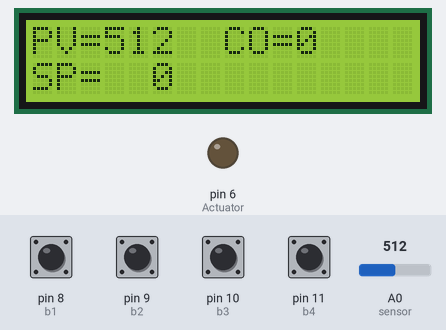
A sketch run on a simulated Arduino Uno, built with avr-gcc and run on an emulated ATmega328P. Parts: 16×2 character LCD, output pins drawn as LEDs (lit = HIGH). Inputs (shaded band) come from the test bench; at power-on: pin 8 (b1), pin 9 (b2), pin 10 (b3), pin 11 (b4) HIGH, A0 (sensor) = 512. What the sketch prints to the serial monitor is not drawn.

Above: at 1.2 s.
1.3 s: pin 8 (b1) pulled LOW for 0.15 s
At 2.3 s:
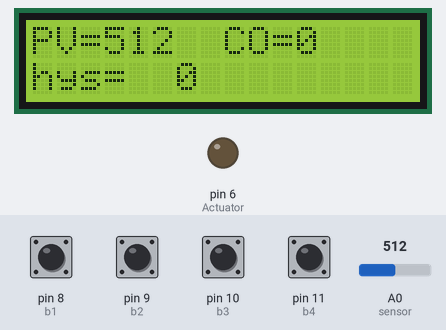
2.9 s: A0 (sensor) set to 0
At 3.5 s:
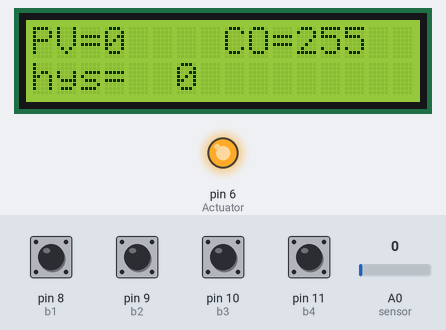
4.5 s: pin 9 (b2) pulled LOW for 0.15 s
At 5.1 s:
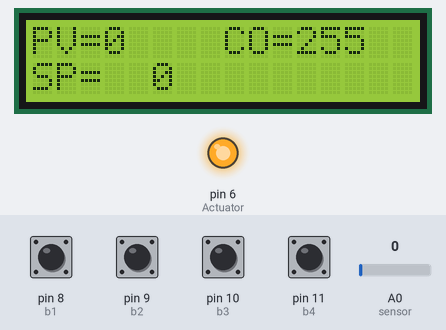
6.1 s: pin 10 (b3) pulled LOW for 0.15 s
At 7.2 s:
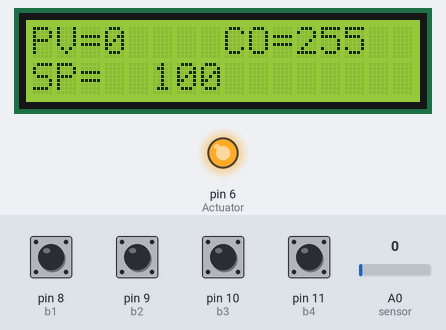
7.7 s: A0 (sensor) set to 95
At 8.6 s:
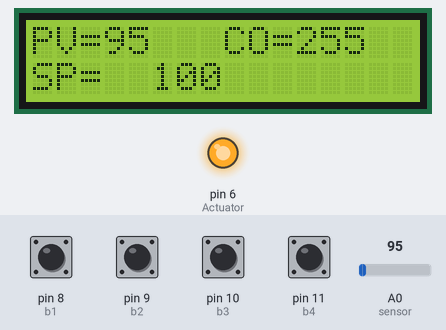
9.3 s: A0 (sensor) set to 108
At 10.9 s:
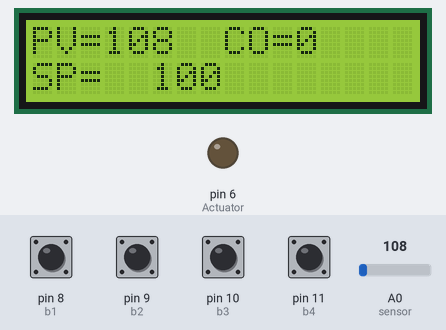
Timing chart, 0 to 12.0 s (numbered marks = the images above; inputs shaded):
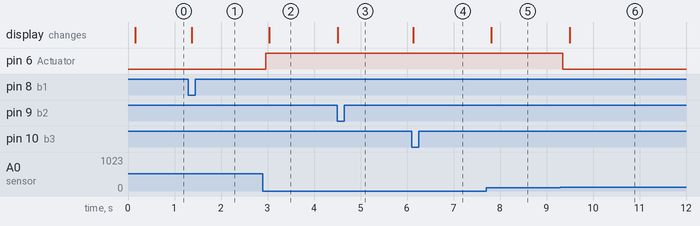

Measured:
- the behaviour switches between 100 and 101 on A0 (sensor) (found by bisection; images 5 and 6)
- after the input at 1.3 s, the display: changes after 0.07 s (image 1)
- after the input at 2.9 s, pin 6 (Actuator): LOW → HIGH after 0.06 s; the display: changes after 0.14 s (image 2)
- after the input at 4.5 s, the display: changes at once (image 3)
- after the input at 6.1 s, the display: changes at once (image 4)
- after the input at 7.7 s, the display: changes after 0.11 s (image 5)
- after the input at 9.3 s, pin 6 (Actuator): HIGH → LOW after 0.05 s; the display: changes after 0.20 s (image 6)

The sketch:

Ulrick_Takam_-_OnOff.ino
```cpp
// On/Off Mode

int sensor = A0; //assign A0 value to integer sensor
int Actuator= 6; //assign pin 6 value to integer Actuator
int pv = 0; //assign value 0 to integer pv
int CO = 0; //assign value 0 to integer CO
int sp = 0;// assign value 0 to integer sp
int hys = 0;// assign value 0 to integer hys
int select = 0;// assign value 0 to integer select


//button variables:
#include <ezButton.h> //adds the button debounce library
ezButton b1(8);// create ezButton object that attach to pin 2
ezButton b2(9);// create ezButton object that attach to pin 3
ezButton b3(10);// create ezButton object that attach to pin 4
ezButton b4(11);// create ezButton object that attach to pin 5

// include the library code:
#include <LiquidCrystal.h>// this is the libray for the LCD display
const int rs = 13, en = 12, d4 = 5, d5 = 4, d6 = 3, d7 = 2;
LiquidCrystal lcd(rs, en, d4, d5, d6, d7);// setup for the LCD pins

const long interval = 100;//setup the time interval for the delay
unsigned long previousMillis = 0; //set previousMillis as unsigned long

void setup() {
Serial.begin(9600);// begin the serial monitor
pinMode(Actuator, OUTPUT);// set the actuator pin declared previously as output
lcd.begin(16,2); // set up the available space on the LCD display. 16 colums and 2 rows.


}

void loop() {
  b1.loop(); // MUST call the loop() function first
  b2.loop(); // MUST call the loop() function first
  b3.loop(); // MUST call the loop() function first
  b4.loop(); // MUST call the loop() function first


    if(b1.isPressed()) //library command for when b1 is pressed
     select = select +1;//increase the select value by 1

    if(b2.isPressed()) //library command for when b2 is pressed
     select = select -1;//decrease the select value by 1

if(select >=1){//condition for when select is bigger than the number

  select = 1;
}
if(select <=0){//condition for when select is smaller than the number

  select = 0;
}


if (select == 0){//if select is 0, this is he first page/parameter

    unsigned long currentMillis = millis();//this is a delay function without using delay
    if (currentMillis - previousMillis >= interval) {
    // save the last time you blinked the LED
    previousMillis = currentMillis;//this allows the LCD to print the live value of the pv and CO once every amount of time set

lcd.setCursor(0, 0);//set the lcd cursor to the 1st column and 1st row
lcd.print("PV=");
lcd.print(pv);//print the value of pv to the lcd
lcd.print("           ");// print spaces to avoid visual bugs

lcd.setCursor(8, 0);//set the lcd cursor to the 9th column and 1st row
lcd.print("CO=");
lcd.print(CO);//print the value of CO to the lcd
lcd.print("           ");// print spaces to avoid visual bugs
    }

if(b3.isPressed())//library command for when b3 is pressed
  sp = sp +100;//sp + 100
    if (sp >= 1030)//sp value capped at 1030
   sp = 1030;

if(b4.isPressed())//library command for when b4 is pressed
  sp = sp -100;//sp -100
   if (sp <= 0)//sp value minimum set at 0
   sp = 0;


lcd.setCursor(0, 1);//set the lcd cursor to the 1st column and 2nd row
lcd.print("SP=  ");
lcd.print(sp);//print the value of sp to the lcd
lcd.print("           ");// print spaces to avoid visual bugs
}


if (select == 1){
  unsigned long currentMillis = millis();//serves the same funtion as the part on top, to delay the LCD print
    if (currentMillis - previousMillis >= interval) {
    // save the last time you blinked the LED
    previousMillis = currentMillis;

lcd.setCursor(0, 0);//set the lcd cursor to the first column and the first row
lcd.print("PV=");//print the text
lcd.print(pv);//print the value of pv to the lcd
lcd.print("           ");// print spaces to avoid visual bugs

lcd.setCursor(8, 0);//set the lcd cursor to the ninth column and the second row
lcd.print("CO=");//print the text
lcd.print(CO);//print the value of CO to the lcd
lcd.print("           ");// print spaces to avoid visual bugs
    }

if(b3.isPressed())//library command for when b3 is pressed
  hys = hys +15;//hys+15
    if (hys >= 155)//hys value capped at 155
   hys = 155;

if(b4.isPressed())//library command for when b4 is pressed
  hys = hys -15;//hys -15
   if (hys <= 0)//hys minimum set at 0
   hys = 0;

lcd.setCursor(0, 1);//set the lcd cursor to the first column and the second row
lcd.print("hys=  ");//print the text
lcd.print(hys);//print the value of sp to the lcd
lcd.print("           "); // print spaces to avoid visual bugs


}


pv = analogRead(sensor);//assign the sensor value to thepv
if (pv <= (sp - hys)){//if the pv is lower than sp plus hys, the CO turns on
  CO= 255;
}
 else if (pv >= (sp + hys)){//if the pv is higher than sp plus hys, the CO turns off

   CO= 0;
 }
analogWrite(Actuator, CO);//write the value of CO to the actuator pin


Serial.print("select=  ");
Serial.print(select); //print the select value to the serial monitor
Serial.print("       ");

Serial.print("    hys=  ");//prints value of hys
Serial.print(hys); //print the hys value to the serial monitor
Serial.print("       ");

Serial.print("    sp=  ");//prints sp
Serial.print(sp); //print the sp value to the serial monitor
Serial.print("       ");

Serial.print("    pv=  ");// prints pv
Serial.print(pv); //print the pv value to the serial monitor
Serial.println("       ");

}
```
